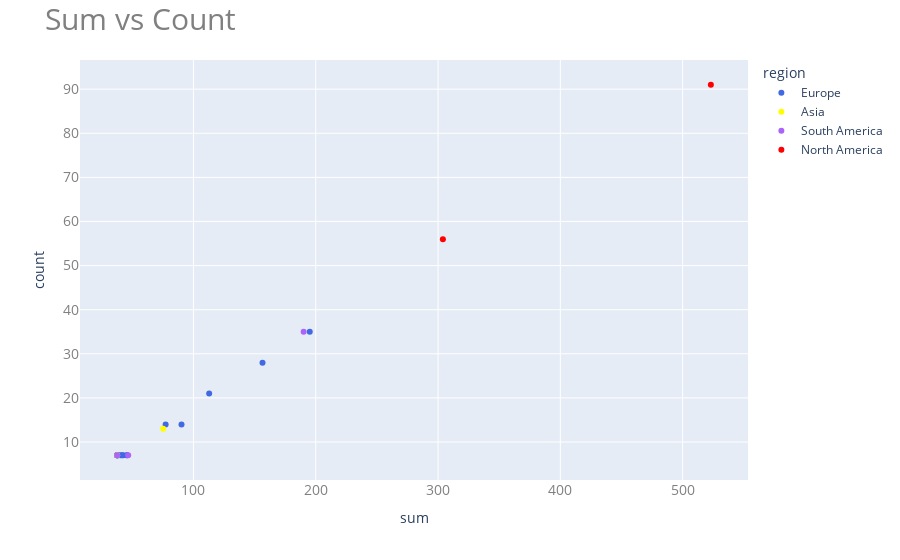

The cell this chart's notebook holds for it:
### Code cell
fig = px.scatter(
        data_frame=df,
        x='sum',
        y='count',
        color='region',
        color_discrete_map={'Asia':'yellow','Europe':'royalblue', 'North America':'red'},
        hover_name='country',
        hover_data={'sum':True, 'count':True, 'avg_check':True}
    )
fig.update_layout(
    {'title':{'text':'Sum vs Count', 'font':{'size':30, 'color':'gray'}}, 
     'xaxis': {'tickfont': {'size': 14, 'color': 'gray'}},
     'yaxis': {'tickfont': {'size': 14, 'color': 'gray'}}}
)
fig.show()

### Figure 1 — Plotly figure (JSON) as saved in the notebook; plotly's stock layout.template omitted (floating-point values rounded to 4 significant figures)
{"data": [{"customdata": [[6.09], [5.95], [5.8], [5.57], [5.37], [5.37], [5.59], [5.37], [5.37], [5.52], [6.52], [5.52], [6.45], [5.37], [5.37], [6.52]], "hovertemplate": "<b>%{hovertext}</b><br><br>region=Europe<br>sum=%{x}<br>count=%{y}<br>avg_check=%{customdata[0]}<extra></extra>", "hovertext": ["Austria", "Finland", "Netherlands", "France", "United Kingdom", "Belgium", "Germany", "Poland", "Spain", "Portugal", "Hungary", "Sweden", "Czech Republic", "Italy", "Denmark", "Ireland"], "legendgroup": "Europe", "marker": {"color": "royalblue", "symbol": "circle"}, "mode": "markers", "name": "Europe", "orientation": "v", "showlegend": true, "type": "scatter", "x": [42.62, 41.62, 40.62, 195.1, 112.9, 37.62, 156.5, 37.62, 37.62, 77.24, 45.62, 38.62, 90.24, 37.62, 37.62, 45.62], "xaxis": "x", "y": [7, 7, 7, 35, 21, 7, 28, 7, 7, 14, 7, 7, 14, 7, 7, 7], "yaxis": "y"}, {"customdata": [[5.79], [5.37]], "hovertemplate": "<b>%{hovertext}</b><br><br>region=Asia<br>sum=%{x}<br>count=%{y}<br>avg_check=%{customdata[0]}<extra></extra>", "hovertext": ["India", "Australia"], "legendgroup": "Asia", "marker": {"color": "yellow", "symbol": "circle"}, "mode": "markers", "name": "Asia", "orientation": "v", "showlegend": true, "type": "scatter", "x": [75.26, 37.62], "xaxis": "x", "y": [13, 7], "yaxis": "y"}, {"customdata": [[6.66], [5.43], [5.37]], "hovertemplate": "<b>%{hovertext}</b><br><br>region=South America<br>sum=%{x}<br>count=%{y}<br>avg_check=%{customdata[0]}<extra></extra>", "hovertext": ["Chile", "Brazil", "Argentina"], "legendgroup": "South America", "marker": {"color": "#ab63fa", "symbol": "circle"}, "mode": "markers", "name": "South America", "orientation": "v", "showlegend": true, "type": "scatter", "x": [46.62, 190.1, 37.62], "xaxis": "x", "y": [7, 35, 7], "yaxis": "y"}, {"customdata": [[5.75], [5.43]], "hovertemplate": "<b>%{hovertext}</b><br><br>region=North America<br>sum=%{x}<br>count=%{y}<br>avg_check=%{customdata[0]}<extra></extra>", "hovertext": ["USA", "Canada"], "legendgroup": "North America", "marker": {"color": "red", "symbol": "circle"}, "mode": "markers", "name": "North America", "orientation": "v", "showlegend": true, "type": "scatter", "x": [523.1, 304.0], "xaxis": "x", "y": [91, 56], "yaxis": "y"}], "layout": {"legend": {"title": {"text": "region"}, "tracegroupgap": 0}, "margin": {"t": 60}, "title": {"font": {"color": "gray", "size": 30}, "text": "Sum vs Count"}, "xaxis": {"anchor": "y", "domain": [0, 1], "tickfont": {"color": "gray", "size": 14}, "title": {"text": "sum"}}, "yaxis": {"anchor": "x", "domain": [0, 1], "tickfont": {"color": "gray", "size": 14}, "title": {"text": "count"}}}}
